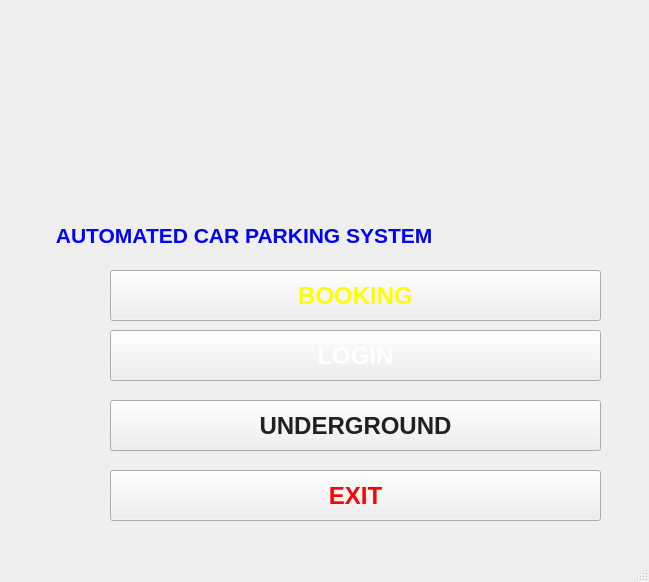
<?xml version="1.0" encoding="UTF-8"?>
<ui version="4.0">
 <class>MainWindow</class>
 <widget class="QMainWindow" name="MainWindow">
  <property name="geometry">
   <rect>
    <x>0</x>
    <y>0</y>
    <width>649</width>
    <height>582</height>
   </rect>
  </property>
  <property name="windowTitle">
   <string>MainWindow</string>
  </property>
  <property name="styleSheet">
   <string notr="true">background-image: url(:/newPrefix/images (5).jpg);
background-image: url(:/newPrefix/DY0YG9AVMAAjiO0.jpg);
</string>
  </property>
  <widget class="QWidget" name="centralwidget">
   <widget class="QPushButton" name="pushButton">
    <property name="geometry">
     <rect>
      <x>110</x>
      <y>270</y>
      <width>491</width>
      <height>51</height>
     </rect>
    </property>
    <property name="font">
     <font>
      <family>MS Shell Dlg 2</family>
      <pointsize>18</pointsize>
      <weight>75</weight>
      <italic>false</italic>
      <bold>true</bold>
     </font>
    </property>
    <property name="styleSheet">
     <string notr="true">color: rgb(170, 85, 255);
color: rgb(255, 255, 0);
border-bottom-color: rgb(0, 0, 0);
background-image: url(:/newPrefix/car.jpg);
</string>
    </property>
    <property name="text">
     <string>BOOKING</string>
    </property>
   </widget>
   <widget class="QPushButton" name="pushButton_2">
    <property name="geometry">
     <rect>
      <x>110</x>
      <y>330</y>
      <width>491</width>
      <height>51</height>
     </rect>
    </property>
    <property name="font">
     <font>
      <pointsize>18</pointsize>
      <weight>75</weight>
      <bold>true</bold>
     </font>
    </property>
    <property name="styleSheet">
     <string notr="true">color: rgb(255, 255, 255);
background-image: url(:/newPrefix/isometric-cutaway-image-for-automatic-car-parking-system-by-agv-automated-M0XHTA.jpg);</string>
    </property>
    <property name="text">
     <string>LOGIN</string>
    </property>
   </widget>
   <widget class="QPushButton" name="pushButton_3">
    <property name="geometry">
     <rect>
      <x>110</x>
      <y>400</y>
      <width>491</width>
      <height>51</height>
     </rect>
    </property>
    <property name="font">
     <font>
      <pointsize>18</pointsize>
      <weight>75</weight>
      <bold>true</bold>
     </font>
    </property>
    <property name="styleSheet">
     <string notr="true">color: rgb(33, 33, 33);
background-image: url(:/newPrefix/isometric-cutaway-image-for-automatic-car-parking-system-by-agv-automated-M0XHTA.jpg);</string>
    </property>
    <property name="text">
     <string>UNDERGROUND</string>
    </property>
   </widget>
   <widget class="QPushButton" name="pushButton_4">
    <property name="geometry">
     <rect>
      <x>110</x>
      <y>470</y>
      <width>491</width>
      <height>51</height>
     </rect>
    </property>
    <property name="font">
     <font>
      <pointsize>18</pointsize>
      <weight>75</weight>
      <bold>true</bold>
     </font>
    </property>
    <property name="styleSheet">
     <string notr="true">color: rgb(255, 0, 0);
background-image: url(:/newPrefix/isometric-cutaway-image-for-automatic-car-parking-system-by-agv-automated-M0XHTA.jpg);</string>
    </property>
    <property name="text">
     <string>EXIT</string>
    </property>
   </widget>
   <widget class="QLabel" name="label">
    <property name="geometry">
     <rect>
      <x>0</x>
      <y>-10</y>
      <width>631</width>
      <height>251</height>
     </rect>
    </property>
    <property name="font">
     <font>
      <pointsize>20</pointsize>
      <weight>75</weight>
      <bold>true</bold>
     </font>
    </property>
    <property name="styleSheet">
     <string notr="true">image: url(:/newPrefix/E:/new sd/Eraser/1536827617715.png);
</string>
    </property>
    <property name="text">
     <string/>
    </property>
   </widget>
   <widget class="QLabel" name="label_2">
    <property name="geometry">
     <rect>
      <x>10</x>
      <y>210</y>
      <width>661</width>
      <height>51</height>
     </rect>
    </property>
    <property name="font">
     <font>
      <pointsize>16</pointsize>
      <weight>75</weight>
      <bold>true</bold>
     </font>
    </property>
    <property name="styleSheet">
     <string notr="true">background-image: url(:/newPrefix/images.jpg);
color: rgb(0, 0, 255);</string>
    </property>
    <property name="text">
     <string>        AUTOMATED CAR PARKING SYSTEM</string>
    </property>
   </widget>
  </widget>
  <widget class="QMenuBar" name="menubar">
   <property name="geometry">
    <rect>
     <x>0</x>
     <y>0</y>
     <width>649</width>
     <height>26</height>
    </rect>
   </property>
  </widget>
  <widget class="QStatusBar" name="statusbar"/>
 </widget>
 <resources>
  <include location="../../../Desktop/xyz.qrc"/>
 </resources>
 <connections/>
</ui>
